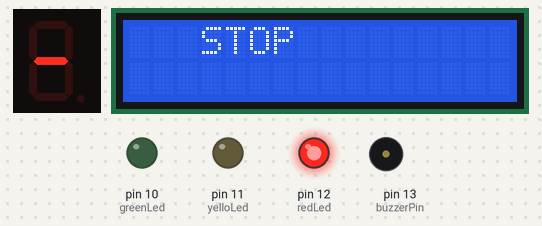
This program was run on a simulated Arduino Uno, built with avr-gcc and run on an emulated ATmega328P. Parts: 1-digit seven-segment display, 16×2 character LCD, output pins drawn as LEDs (lit = HIGH), buzzer (waves = sounding). Wiring (from diagram.json): 1-digit 7-segment display, segments lit when HIGH: segments pin 2, pin 3, pin 4, pin 5, pin 6, pin 7, pin 8, pin 9. The segment pins are drawn as the display they are named for; pins used as bus, display or sensor lines are not drawn.

Above: at 0.1 s.
At 9.1 s:
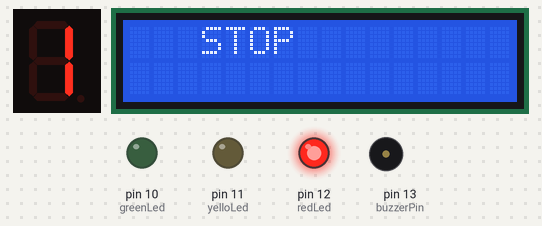
At 14.6 s:
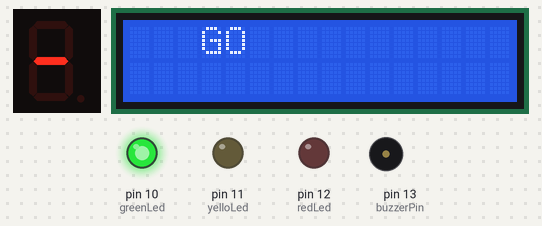
At 18.6 s:
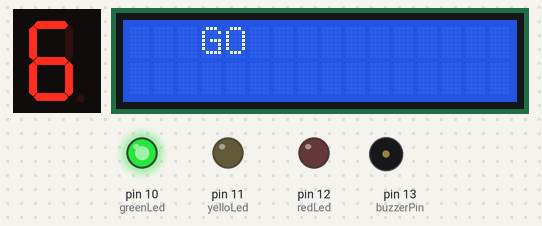
At 24.6 s:
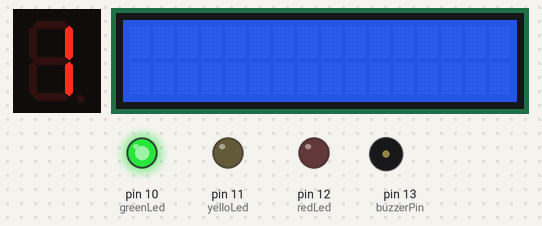
At 38.1 s:
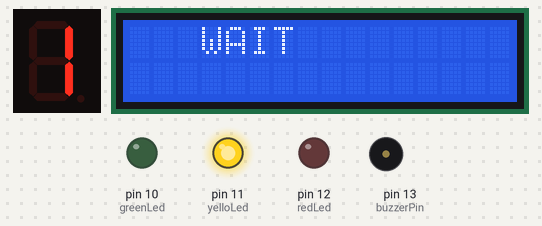
Timing chart, 0 to 40.0 s (numbered marks = the images above):
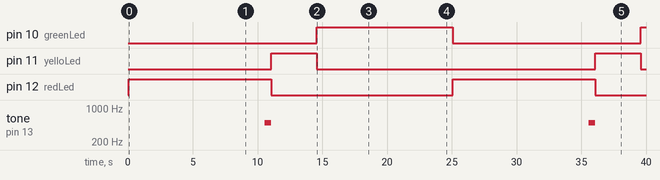

The program:

main.cpp
```cpp
#include <Arduino.h>
#include <LiquidCrystal_I2C.h>

LiquidCrystal_I2C lcd(0x27, 16, 2);

const int redLed =12;
const int greenLed =10;
const int yelloLed=11;

const int buzzerPin =13;

const int segmentPins[7] = {2, 3, 4, 5, 6, 7, 8};
const int commonCathodePin = 9;
const byte numbers[10] = {
  B11111100,
  B01100000,
  B11011010,
  B11110010,
  B01100110,
  B10110110,
  B10111110,
  B11100000,
  B11111110,
  B11110110
};

void count (){
  for (int i = 10; i >0; i--) {
    for (int j = 0; j < 7; j++) {
      bool on = bitRead(numbers[i], 7 - j);
      digitalWrite(segmentPins[j], on ? HIGH : LOW);
    }
    delay(1000);
  }

}

void countII (){
  for (int i = 3; i >0; i--) {
    for (int j = 0; j < 7; j++) {
      bool on = bitRead(numbers[i], 7 - j);
      digitalWrite(segmentPins[j], on ? HIGH : LOW);
    }
    delay(1000);
  }

}

void setup() {
  for (int i = 0; i < 7; i++) {
    pinMode(segmentPins[i], OUTPUT);
  }
  pinMode(commonCathodePin, OUTPUT);
  digitalWrite(commonCathodePin, LOW);

  lcd.init();
  lcd.backlight();

  pinMode(redLed,OUTPUT);
  pinMode(greenLed,OUTPUT);
  pinMode(yelloLed,OUTPUT);
  pinMode(buzzerPin,OUTPUT);

}

void loop(){

  digitalWrite (redLed,HIGH);
  digitalWrite (yelloLed,LOW);
  digitalWrite (greenLed,LOW);
  lcd.setCursor(3, 0);
  lcd.print("STOP");
  count();
  lcd.clear();
  delay(500);

  tone(buzzerPin,500);
  delay(500);
  noTone(buzzerPin);
  digitalWrite (redLed,LOW);
  digitalWrite (yelloLed,HIGH);
  digitalWrite (greenLed,LOW);
  lcd.setCursor(3, 0);
  lcd.print("WAIT");
  countII();
  lcd.clear();
  delay(500);

  digitalWrite (redLed,LOW);
  digitalWrite (yelloLed,LOW);
  digitalWrite (greenLed,HIGH);
  lcd.setCursor(3, 0);
  lcd.print("GO");
  count();
  lcd.clear();
  delay(500);


}
```

Measured:
- by itself, pin 10 (greenLed): LOW → HIGH at 14.6 s, → LOW 10.5 s later, → HIGH 14.5 s later
- by itself, pin 11 (yelloLed): alternates HIGH for 3.5 s and LOW for 21.5 s
- by itself, pin 12 (redLed): alternates HIGH for 11.0 s and LOW for 14.0 s
- by itself, tone on pin 13 (buzzerPin): alternates 500 Hz for 0.50 s and silent for 24.5 s
- what the display in image 1 shows lasts 1.0 s, from 9.1 s to 10.1 s
- what the display in image 4 shows lasts 0.5 s, from 24.6 s to 25.1 s
